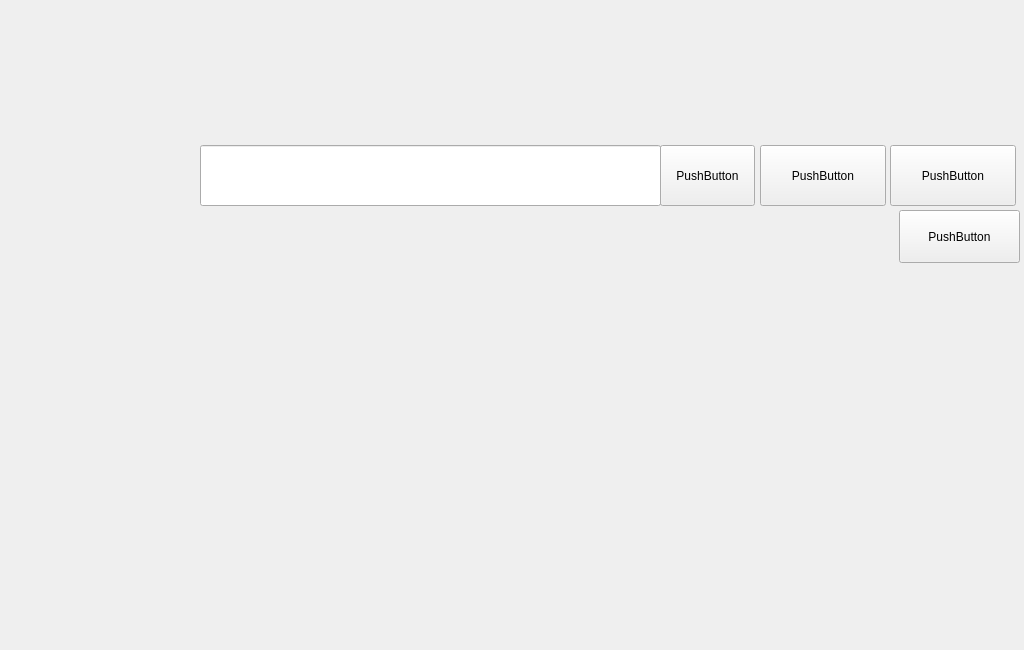
<?xml version="1.0" encoding="UTF-8"?>
<ui version="4.0">
 <class>MainWindow</class>
 <widget class="QMainWindow" name="MainWindow">
  <property name="geometry">
   <rect>
    <x>0</x>
    <y>0</y>
    <width>1024</width>
    <height>650</height>
   </rect>
  </property>
  <property name="minimumSize">
   <size>
    <width>755</width>
    <height>479</height>
   </size>
  </property>
  <property name="baseSize">
   <size>
    <width>1024</width>
    <height>650</height>
   </size>
  </property>
  <property name="windowTitle">
   <string>MainWindow</string>
  </property>
  <widget class="QWidget" name="centralWidget">
   <widget class="QWidget" name="HeadWidget" native="true">
    <property name="geometry">
     <rect>
      <x>0</x>
      <y>0</y>
      <width>1024</width>
      <height>142</height>
     </rect>
    </property>
    <property name="minimumSize">
     <size>
      <width>1024</width>
      <height>142</height>
     </size>
    </property>
    <property name="baseSize">
     <size>
      <width>1024</width>
      <height>142</height>
     </size>
    </property>
   </widget>
   <widget class="QWidget" name="TabsWidget" native="true">
    <property name="geometry">
     <rect>
      <x>0</x>
      <y>145</y>
      <width>167</width>
      <height>289</height>
     </rect>
    </property>
   </widget>
   <widget class="QWidget" name="TagsWidget" native="true">
    <property name="geometry">
     <rect>
      <x>0</x>
      <y>440</y>
      <width>167</width>
      <height>191</height>
     </rect>
    </property>
   </widget>
   <widget class="QPushButton" name="searchButton">
    <property name="geometry">
     <rect>
      <x>660</x>
      <y>145</y>
      <width>95</width>
      <height>61</height>
     </rect>
    </property>
    <property name="text">
     <string>PushButton</string>
    </property>
   </widget>
   <widget class="QPushButton" name="filterButton">
    <property name="geometry">
     <rect>
      <x>760</x>
      <y>145</y>
      <width>126</width>
      <height>61</height>
     </rect>
    </property>
    <property name="text">
     <string>PushButton</string>
    </property>
   </widget>
   <widget class="QPushButton" name="deleteButton">
    <property name="geometry">
     <rect>
      <x>890</x>
      <y>145</y>
      <width>126</width>
      <height>61</height>
     </rect>
    </property>
    <property name="text">
     <string>PushButton</string>
    </property>
   </widget>
   <widget class="QWidget" name="foldersWidget" native="true">
    <property name="geometry">
     <rect>
      <x>169</x>
      <y>210</y>
      <width>851</width>
      <height>53</height>
     </rect>
    </property>
    <widget class="QPushButton" name="addFolderButton">
     <property name="geometry">
      <rect>
       <x>730</x>
       <y>0</y>
       <width>121</width>
       <height>53</height>
      </rect>
     </property>
     <property name="text">
      <string>PushButton</string>
     </property>
    </widget>
   </widget>
   <widget class="QLineEdit" name="searchString">
    <property name="geometry">
     <rect>
      <x>200</x>
      <y>145</y>
      <width>461</width>
      <height>61</height>
     </rect>
    </property>
   </widget>
   <widget class="QWidget" name="GoalsWidget" native="true">
    <property name="geometry">
     <rect>
      <x>170</x>
      <y>269</y>
      <width>851</width>
      <height>371</height>
     </rect>
    </property>
   </widget>
  </widget>
 </widget>
 <layoutdefault spacing="6" margin="11"/>
 <resources/>
 <connections/>
</ui>
